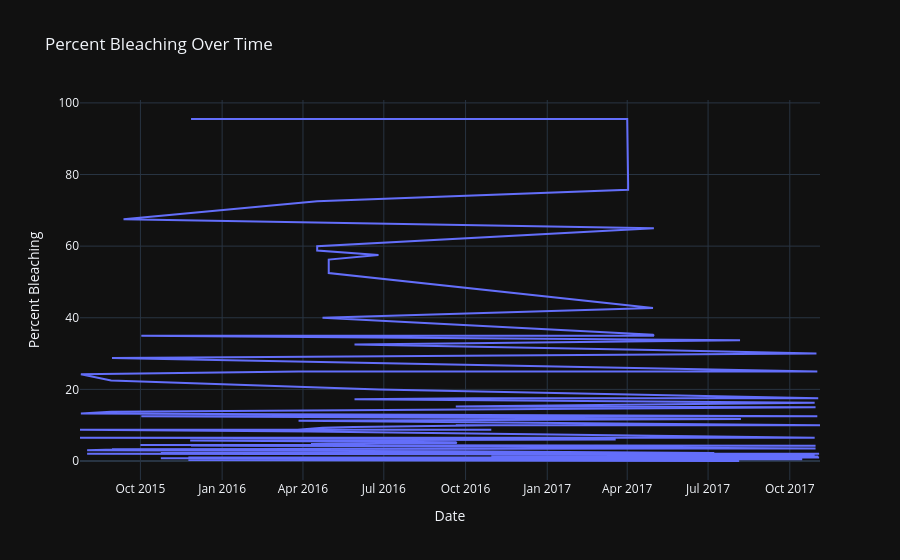

The code cell stored with this chart in its notebook:
### Code cell
def plot_bleaching_over_time(df):
    # Ensure 'date' is in datetime format
    df['date'] = pd.to_datetime(df['date'])

    # Create a line plot
    fig = px.line(df, x='date', y='percent_bleaching', 
                  title='Percent Bleaching Over Time',
                  labels={'percent_bleaching': 'Percent Bleaching', 'date': 'Date'})

    # Customize the layout for better aesthetics
    fig.update_layout(xaxis_title='Date', yaxis_title='Percent Bleaching',
                      template='plotly_dark')  # Optional: Change to plotly or other templates

    # Show the plot
    fig.show()


plot_bleaching_over_time(df_gb_cleaned)
